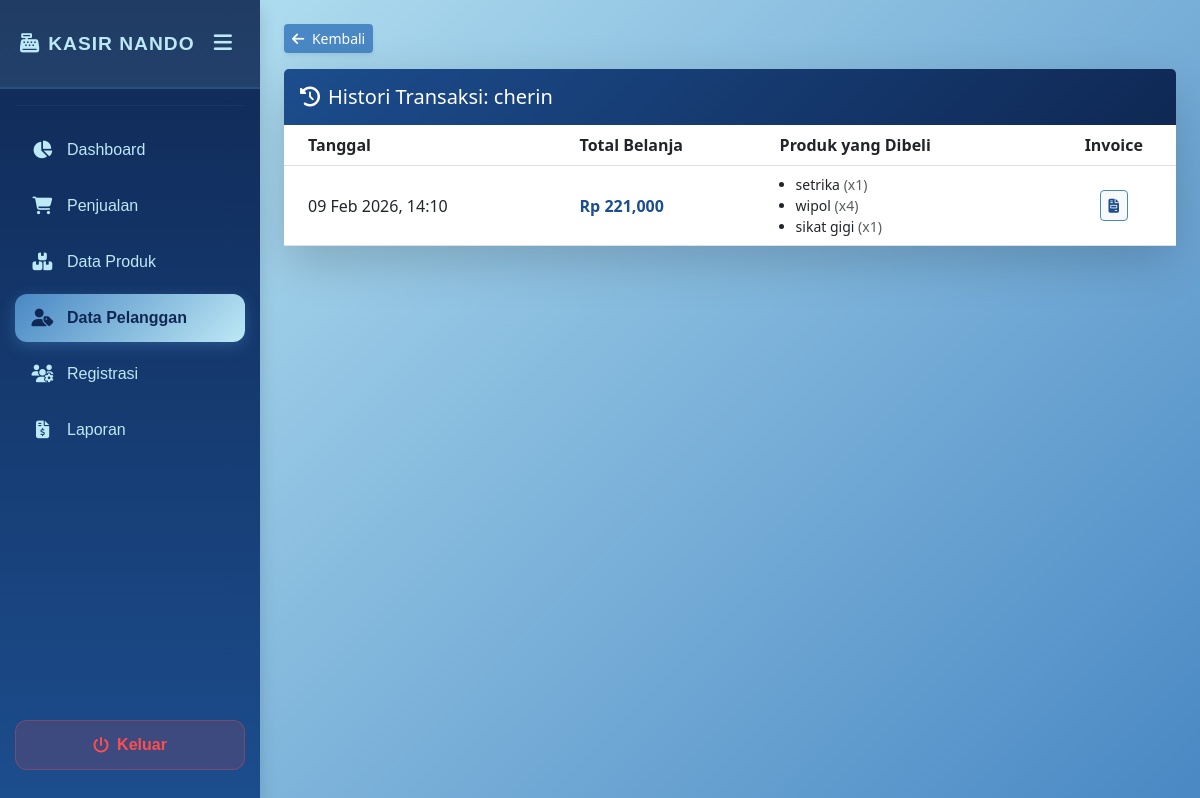
Page /petugas/pelanggan/histori_belanja.php?id=2 (signed in) on the committed database.
### tables this page shows
CREATE TABLE `pelanggan` (
  `PelangganID` int(11) NOT NULL,
  `NamaPelanggan` varchar(255) NOT NULL,
  `Alamat` text NOT NULL,
  `NomorTelepon` varchar(15) NOT NULL
);

CREATE TABLE `penjualan` (
  `PenjualanID` int(11) NOT NULL,
  `TanggalPenjualan` datetime NOT NULL DEFAULT current_timestamp(),
  `TotalHarga` decimal(10,2) NOT NULL,
  `PelangganID` int(11) NOT NULL
);

CREATE TABLE `detailpenjualan` (
  `DetailID` int(11) NOT NULL,
  `PenjualanID` int(11) NOT NULL,
  `ProdukID` int(11) NOT NULL,
  `JumlahProduk` int(11) NOT NULL,
  `Subtotal` decimal(10,2) NOT NULL
);

CREATE TABLE `produk` (
  `ProdukID` int(11) NOT NULL,
  `NamaProduk` varchar(255) NOT NULL,
  `Harga` decimal(10,2) NOT NULL,
  `Stok` int(11) NOT NULL
);

### petugas/pelanggan/histori_belanja.php (the view, shortened to what this page needs)
<?php
include '../../main/connect.php';
$id = $_GET['id'];
$pelanggan = mysqli_fetch_array(mysqli_query($conn, "SELECT * FROM pelanggan WHERE PelangganID='$id'"));
?>
<!DOCTYPE html>
<html lang="id">
<head>
    <link href="https://cdn.jsdelivr.net/npm/bootstrap@5.3.0/dist/css/bootstrap.min.css" rel="stylesheet">
    <link rel="stylesheet" href="https://cdnjs.cloudflare.com/ajax/libs/font-awesome/6.4.0/css/all.min.css">
</head>
<body>
    <div class="d-flex">
        <?php include '../../template/sidebar.php'; ?>
        <div class="container-fluid p-4">
            <div class="mb-3">
                <a href="index.php" class="btn btn-sm btn-secondary shadow-sm"><i class="fas fa-arrow-left me-1"></i> Kembali</a>
            </div>
            <div class="card shadow-lg mb-4">
                <div class="card-header text-white py-3">
                    <h5 class="m-0"><i class="fas fa-history me-2"></i>Histori Transaksi: <?= $pelanggan['NamaPelanggan']; ?></h5>
                </div>
                <div class="card-body p-0">
                    <div class="table-responsive">
                        <table class="table table-hover align-middle mb-0">
                            <thead>
                                <tr>
                                    <th class="ps-4">Tanggal</th>
                                    <th>Total Belanja</th>
                                    <th>Produk yang Dibeli</th>
                                    <th class="text-center">Invoice</th>
                                </tr>
                            </thead>
                            <tbody>
                                <?php
                                $query = mysqli_query($conn, "SELECT * FROM penjualan WHERE PelangganID='$id' ORDER BY TanggalPenjualan DESC");
                                if(mysqli_num_rows($query) > 0) {
                                    while($t = mysqli_fetch_array($query)){
                                        $pID = $t['PenjualanID'];
                                ?>
                                <tr>
                                    <td class="ps-4"><?= date('d M Y, H:i', strtotime($t['TanggalPenjualan'])); ?></td>
                                    <td class="fw-bold text-primary">Rp <?= number_format($t['TotalHarga']); ?></td>
                                    <td>
                                        <ul class="small mb-0 ps-3">
                                            <?php
                                            $detail = mysqli_query($conn, "SELECT detailpenjualan.*, produk.NamaProduk
                                                                          FROM detailpenjualan
                                                                          JOIN produk ON detailpenjualan.ProdukID = produk.ProdukID
                                                                          WHERE PenjualanID='$pID'");
                                            while($d = mysqli_fetch_array($detail)){
                                                echo "<li>".$d['NamaProduk']." <span class='text-muted'>(x".$d['JumlahProduk'].")</span></li>";
                                            }
                                            ?>
                                        </ul>
                                    </td>
                                    <td class="text-center">
                                        <a href="../penjualan/detail.php?id=<?= $pID; ?>" class="btn btn-sm btn-light text-primary">
                                            <i class="fas fa-file-invoice"></i>
                                        </a>
                                    </td>
                                </tr>
                                <?php
                                    }
                                } else {
                                    echo "<tr><td colspan='4' class='text-center py-5 text-muted'>Pelanggan ini belum pernah melakukan transaksi.</td></tr>";
                                }
                                ?>
                            </tbody>
                        </table>
                    </div>
                </div>
            </div>
        </div>
    </div>
</body>
</html>

### petugas/pelanggan/histori_belanja.php (style rules this page uses)
body { background: linear-gradient(135deg, #BDE8F5 0%, #4988C4 100%); min-height: 100vh; }
.card { border-radius: 20px; border: none; }
.card-header { background: linear-gradient(135deg, #1C4D8D 0%, #0F2854 100%); border: none; }
.btn-secondary { background-color: #4988C4; border: none; }
.table thead { background-color: #BDE8F5; color: #0F2854; }
.text-primary { color: #1C4D8D !important; }
.btn-light { border: 1px solid #4988C4; }

### rows in the picture
pelanggan: NamaPelanggan "cherin"
penjualan: TanggalPenjualan "09 Feb 2026, 14:10", TotalHarga "221,000"
detailpenjualan: ProdukID.NamaProduk "setrika", JumlahProduk "1"
detailpenjualan: ProdukID.NamaProduk "wipol", JumlahProduk "4"
detailpenjualan: ProdukID.NamaProduk "sikat gigi", JumlahProduk "1"
